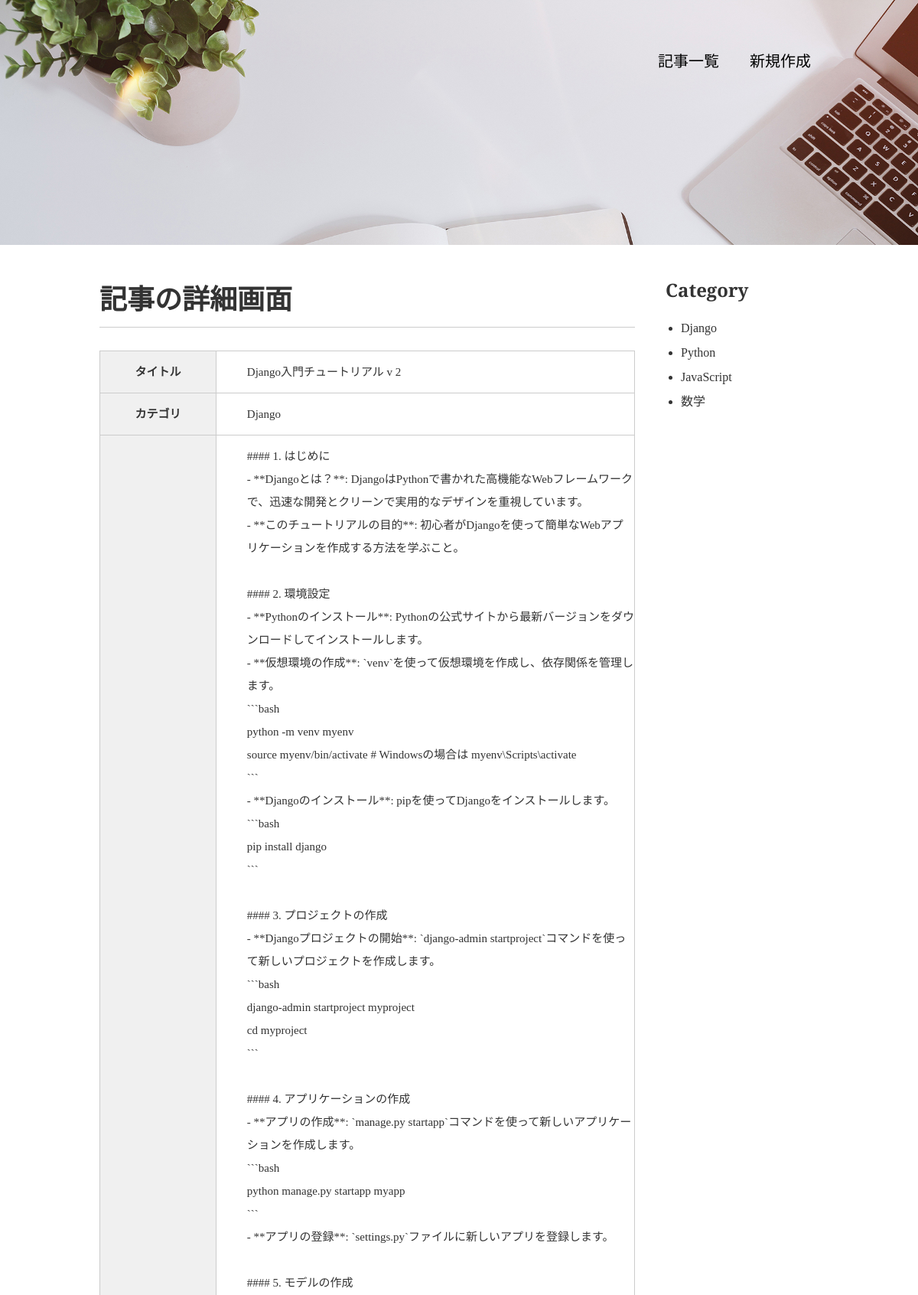
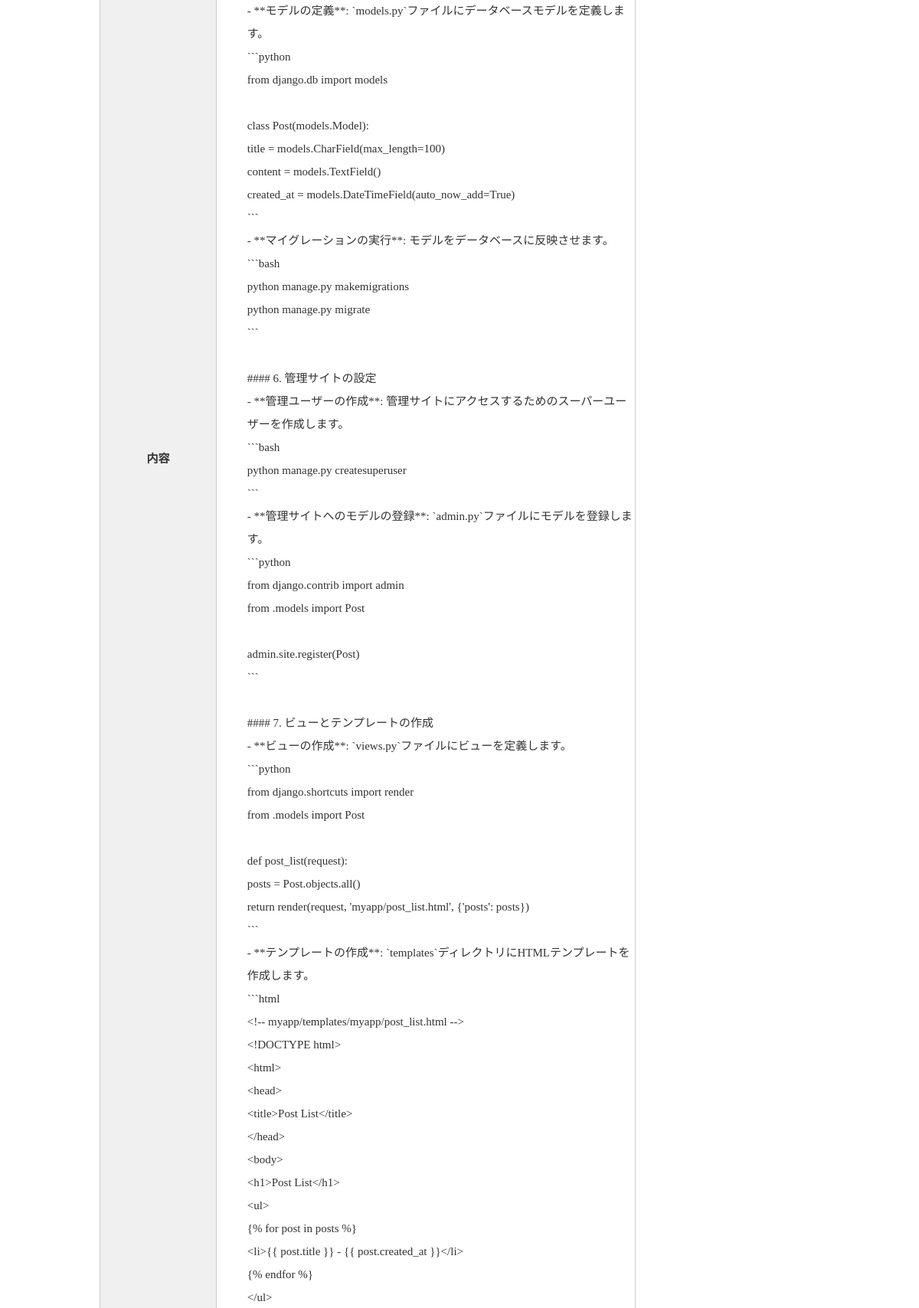
/detail/1 (upper part), run on the app's committed database (2 pictures, top to bottom).
### blog/models.py (models this page shows, shortened)
class Blog(models.Model):
    class Meta:
        db_table = "blog"
        verbose_name = "ブログ記事"
        verbose_name_plural = "ブログ記事"
    title = models.CharField(verbose_name="タイトル", max_length=100)
    content = models.TextField(verbose_name="内容")
    postdate = models.DateField(verbose_name="投稿日", auto_now_add=True)
    category = models.ForeignKey(
        Category, on_delete=models.PROTECT, verbose_name="カテゴリ"
    )

class Category(models.Model):
    class Meta:
        db_table = "category"
        verbose_name = "カテゴリ名"
        verbose_name_plural = "カテゴリ名"
    category_name = models.CharField(
        verbose_name="カテゴリ名", max_length=100, unique=True
    )
    category_image = models.ImageField(verbose_name="カテゴリ画像", upload_to="images/")
    def __str__(self):
        return self.category_name

### blog/views.py (the view)
# urls.py: path("detail/<int:pk>", BlogDetailView.as_view(), name="detail"),
class BlogDetailView(DeleteView):
    model = Blog
    template_name = "blog/blog_detail.html"
    def get_context_data(self, **kwargs):
        context = super(BlogDetailView, self).get_context_data(**kwargs)
        context["category_list"] = Category.objects.all()
        context["message_type"] = "edit"
        return context

### templates/blog/blog_detail.html (shortened to what this page needs)
{% extends "./base.html" %}
{% block contents %}
    <div id="wrap" class="clearfix">
        <div class="content">
            <div class="main">
                <section class="career">
                    <h1>記事の詳細画面</h1>
                    <table>
                        <tr>
                            <th>タイトル</th>
                            <td>{{ object.title }}</td>
                        </tr>
                        <tr>
                            <th>カテゴリ</th>
                            <td>{{ object.category }}</td>
                        </tr>
                        <tr>
                            <th>内容</th>
                            <td>{{ object.content | linebreaksbr}}</td>
                        </tr>
                    </table>
                </section>
            </div>
            {% include "blog/widgets/side_category.html" %}
        </div>
    </div>
{% endblock contents %}

### templates/blog/widgets/side_category.html
<aside class="sidebar">
    <h2>Category</h2>
    <ul>
        {% for category in category_list %}
        <li>{{ category.category_name }}</li>
        {% endfor %}
    </ul>
</aside>

### blog/static/css/style.css (style rules this page uses)
body { margin: 0; padding: 0; background-color: #cccccc; color: #333333; font-size: 15px; line-height: 2; }
p,h1,h2,h3,h4,h5,h6 { margin-top: 0; }
ul { margin: 0; padding: 0; }
#wrap { clear: both; background-color: #ffffff; margin-top: 220px; padding: 35px 0; }
.content { width: 960px; margin: 0 auto; }
h1 { font-family: 'Bitter', serif; font-size: 36px; border-bottom: 1px solid #cccccc; }
h2 { font-family: 'Bitter', serif; font-size: 24px; }
.clearfix:after { content: ""; display: block; clear: both; }
section { margin-bottom: 35px; }
#portfolio .career th { width: 240px; background-color: #f0f0f0; padding: 12px 0; border: 1px solid #cccccc; }
#portfolio .career td { width: 660px; padding: 12px 0 12px 40px; border: 1px solid #cccccc; }
table { border-spacing: 0; border-collapse: collapse; }
#portfolio { background-image: url(../images/home-bg.jpg); background-repeat: no-repeat; background-position: center top; background-attachment: fixed; background-size: 100% auto; }
.main { width: 700px; margin: 0 10px; float: left; }
.sidebar { width: 200px; margin: 0 10px 0 30px; float: right; font-family: 'Bitter', serif; }
.sidebar h2 { margin-bottom: 10px; }
.sidebar ul { font-size: 16px; margin-left: 20px; }

### data on the page
Blog: title "Django入門チュートリアル v 2", category "Django", content "#### 1. はじめに - **Djangoとは？**: DjangoはPythonで書かれた高機能なWebフレームワークで、迅速な開発とクリーンで実用的なデザインを重視しています。 - **このチュートリアルの目的**: 初心者がDjangoを使って簡単なWebアプリケーションを作成する方法を学ぶこと。 #### 2. 環境設定 - **Pythonのインストール**: Pythonの公式サイトから最新バージョンをダウンロードしてインストールします。 - **仮想環境の作成**: `venv`を使って仮想環境を作成し、依存関係を管理します。 ```bash python -m venv myenv source myenv/bin/activate # Windowsの場合は myenv\\Scripts\\activate ``` - **Djangoのインストール**: pipを使ってDjangoをインストールします。 ```bash pip install django ``` #### 3. プロジェクトの作成 - **Djangoプロジェクトの開始**: `django-admin startproject`コマンドを使って新しいプロジェクトを作成します。 ```bash django-admin startproject myproject cd myproject ``` #### 4. アプリケーションの作成 - **アプリの作成**: `manage.py startapp`コマンドを使って新しいアプリケーションを作成します。 ```bash python…"
Category: category_name "Django"
Category: category_name "Python"
Category: category_name "JavaScript"
Category: category_name "数学"
